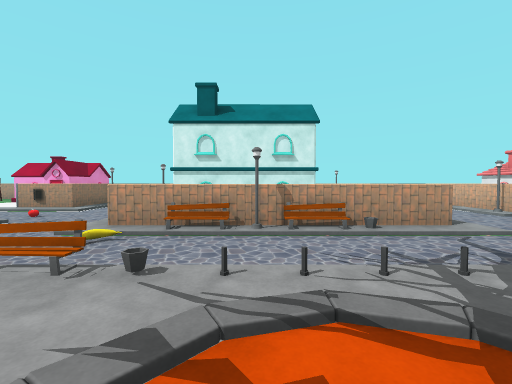
[1] (above)

24 first-person views from a walk through a scene from a Unity 3-D project. The camera is 1.4 m above the floor, tilts 2° down and sees 90° across. The floor is counted in squares, 2 m on a side. Each view is taken from the middle of a square. On the plan, view 1 faces up. The plan holds only what a view shows up to about 9 squares ahead; the rest is blank. The player is left out. Some surface patterns are stand-ins.

[2]
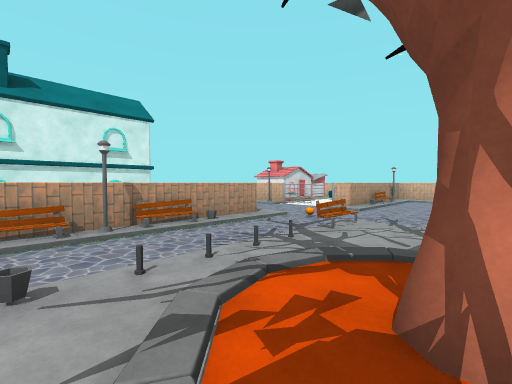

[3]
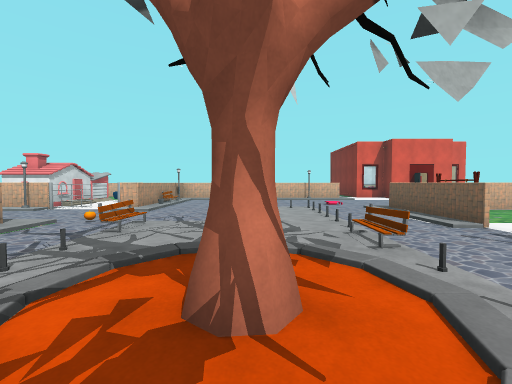

[4]
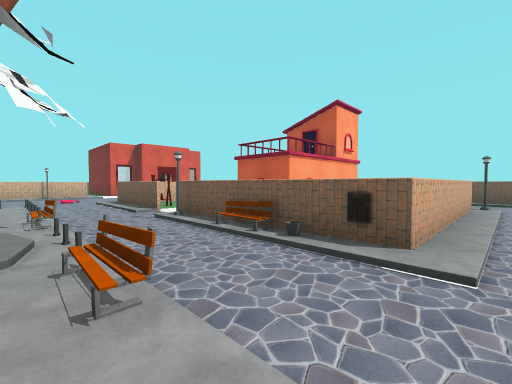

[5]
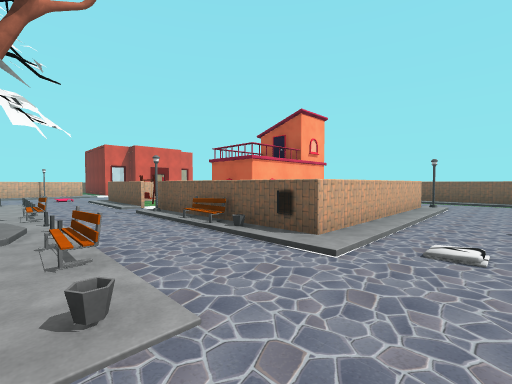

[6]
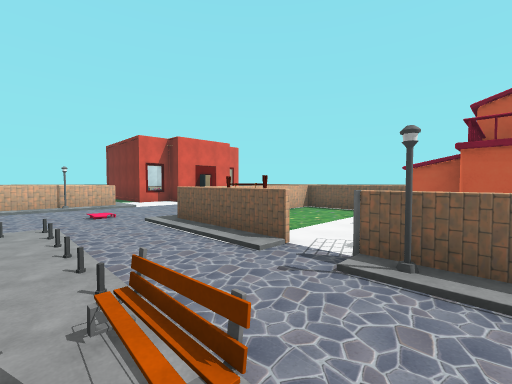

[7]
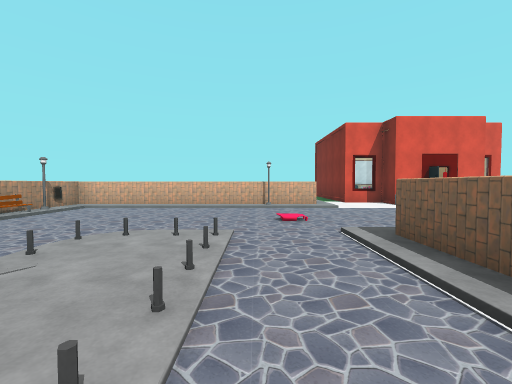

[8]
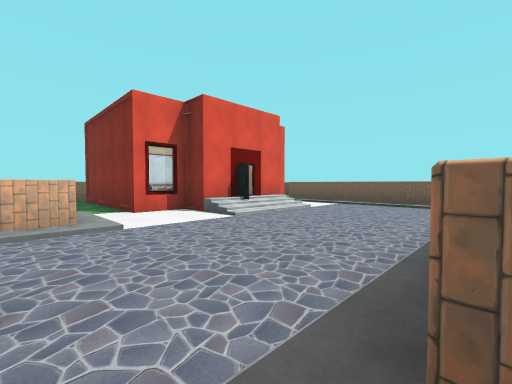

[9]
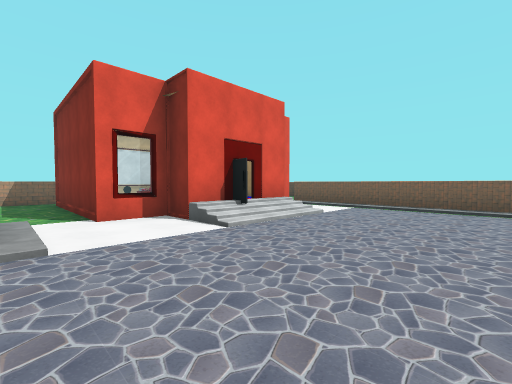

[10]
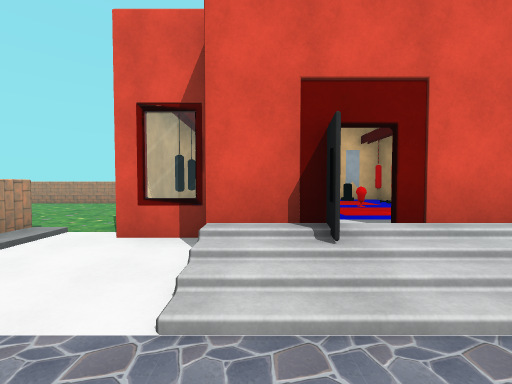

[11]
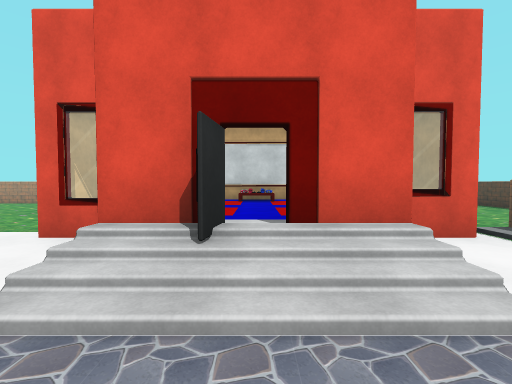

[12]
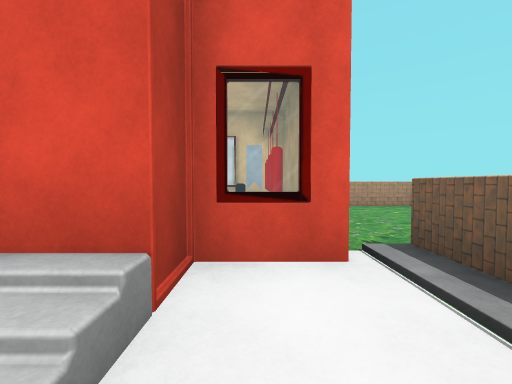

[13]
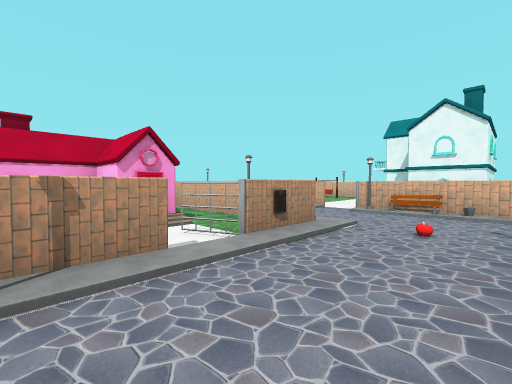

[14]
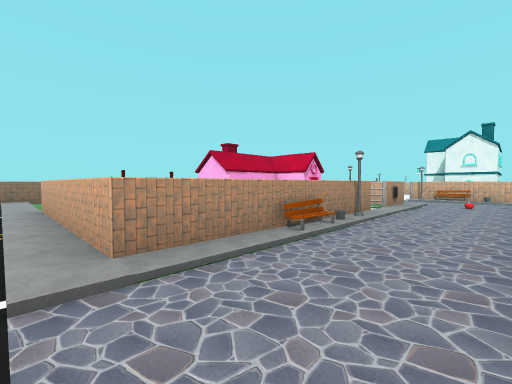

[15]
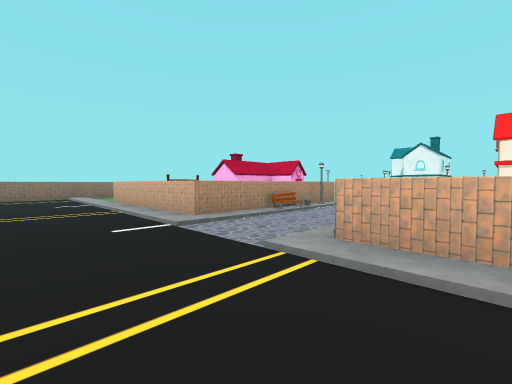

[16]
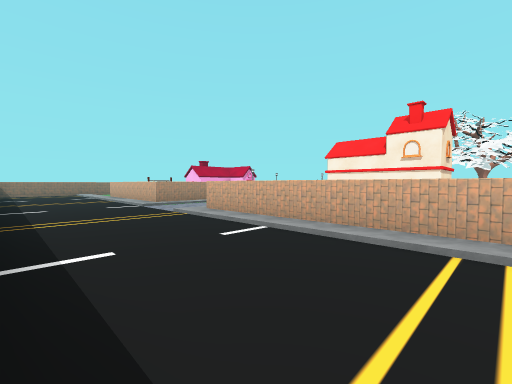

[17]
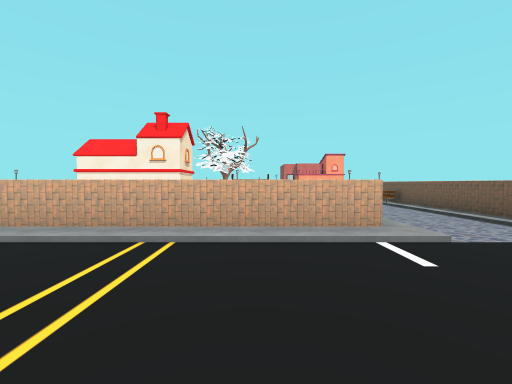

[18]
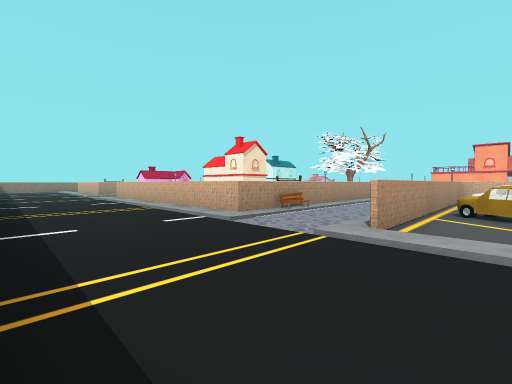

[19]
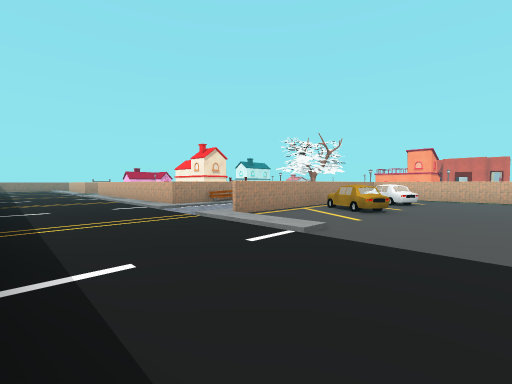

[20]
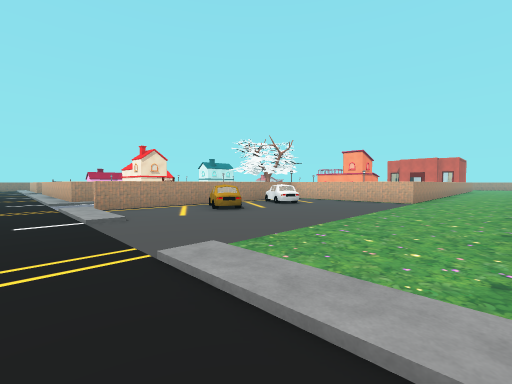

[21]
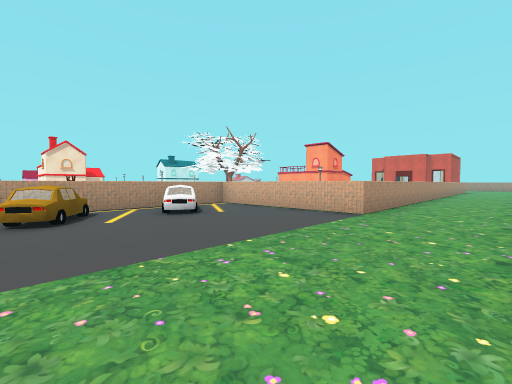

[22]
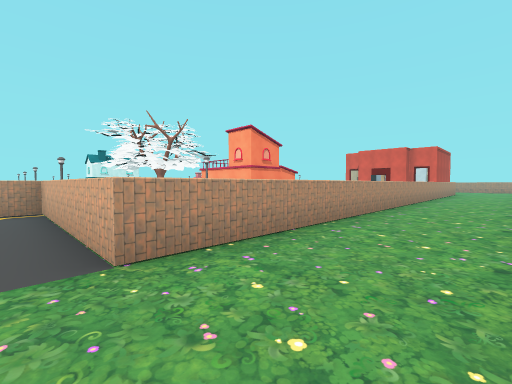

[23]
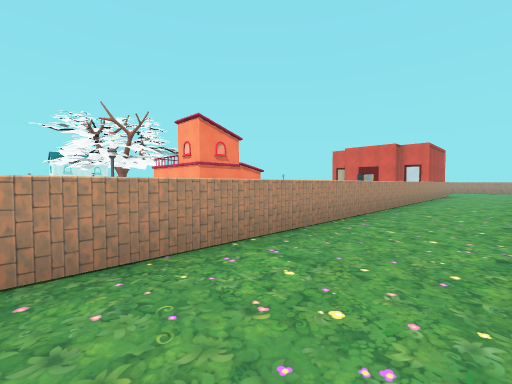

[24]
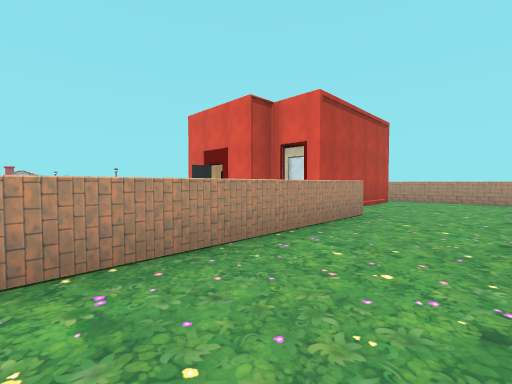

### Floor plan
Key: @ floor where view 1 was taken; # wall or solid block; x gap in a wall; . main floor; : floor 0.25 m higher than the main floor; / step, stairs or slope; = window, fence, low wall or low ledge; ^ raised ledge; A apple; B banana; T thing the floor can be seen under or through; H house; O other object.
Columns run from 17 left of view 1 to 18 right of it. Each row starts with its distance up from view 1.
 17    ##
 16    /.
 15  ../.
 14  ../.
 13  ../.
 12  ../#       #
 11 .../####    #
 10 .../#  HHH  #
  9 .../#    HH # /x.
  8 .../#    ####./##       #
  7 ...//:#=#:#==./##     .##
  6 ............A./##    ..##
  5 ...//////////./####  ..##
  4 .../#  ##    ./######../#
  3 .../#         .B.....O./#####
  2 .../#          =///:=......//
  1 .../#           ///::......//      #
  0 .../#           /@#/: :/...//     .#
 -1 .../#        ..::#/:::::...//    ..#
 -2 .../#        ...=..=......./###....#
 -3 .../#        .//////////.../#  ... #
 -4 .../######   ./#####.###.../TTT....#
 -5 .........    ./# ##  ..#......TT####
 -6 ...//////    ./# ##  ..#......=##
 -7 .../#########./# ### ..#....###=
 -8 .../..=^.^=.:./# ..  ..#....=#
 -9 .../..^..^..:./#    ####....###
-10 ............:..         .....=##
-11 ............#///        /////#######
-12   ..........##################.....#
-13   .................................#
-14   .................................#
-15                                  ###

Positions as (right, up) in squares from view 1, and headings:
1: (0, 0), facing up
2: (-1, 0), facing up-right
3: (-1, 0), facing right
4: (-3, -1), facing down-right
5: (-4, -1), facing down-right
6: (1, -1), facing down-right
7: (3, -2), facing right
8: (6, -3), facing down-right
9: (7, -4), facing down-right
10: (9, -7), facing right
11: (9, -8), facing right
12: (10, -10), facing right
13: (-9, 5), facing up-right
14: (-14, 5), facing up-right
15: (-16, 3), facing up-right
16: (-17, -1), facing up-right
17: (-17, -2), facing right
18: (-17, -8), facing up-right
19: (-17, -11), facing up-right
20: (-15, -14), facing up-right
21: (-11, -14), facing up-right
22: (-6, -14), facing up-right
23: (-4, -14), facing up-right
24: (7, -14), facing up-right
